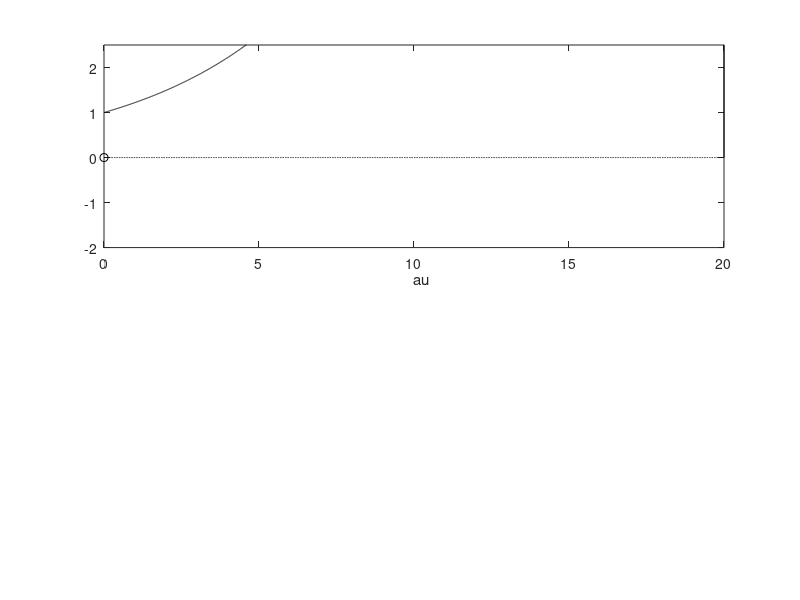

Write MATLAB code to recreate this figure. (Note: this script raises an error after producing the figure.)
%A.1
R = [1e4, 1e4, 1e4]; 
C=[1e-6,1e-6]; %sets the componenet values
A = [1,(1/R(1)+1/R(2)+1/R(3))/C(2), 1/(R(1)*R(2)*C(1)*C(2))];   %determine the coeffecients for characteristic equation
lambda = roots(A);
poly(lambda);

%A.2
%reusing the A.1 code lol cus im lazy lke that
t = [0:0.0005:0.1];
u = @(t) 1.0*(t>=0);
h = @(t) (C(1).*exp(lambda(1).*t)+C(2).*exp(lambda(2).*t)).*(u(t));

plot(t,h(t));
title("lambda");
xlabel("t");
ylabel("rad");

%C.1
t = [-1:0.001:5];

u = @(t) 1.0.*(t>=0);
h1 = @(t) exp(t/5).*u(t);
h2 = @(t) 4*exp(-t/5).*u(t);
h3 = @(t) 4*exp(-t).*u(t);
h4 = @(t) 4*(exp(-t/5)-exp(-t)).*u(t);

plot(t,h1(t));
xlabel("t");
ylabel("h(t)");
hold on;

plot(t,h2(t));
plot(t,h3(t));
plot(t,h4(t));
legend('h1', 'h2', 'h3', 'h4');
%plots all the graphs on the same figure
hold off;

%C.2
%Eigenvalues for systems S1 - S4

%S1:  = 1/5
%S2:  = -1/5
%S3:  = -1
%S4: 1 = -1/5,   2 = -1 

%c.3

%S.1:
% C3 code for h1
u = @(t) 1.0*(t>=0);
x = @(t) sin(5*t).*(u(t)-u(t-3));
h = @(t) exp(t/5).*(u(t)-u(t-20));
%B1 modified
dtau = 0.005;
tau = 0:dtau:20; ti=0;
tvec = 0:0.1:20;
y = NaN*zeros(1,length(tvec));
for t = tvec,
   ti = ti+1;
   xh = x(t-tau).*h(tau);
   lxh = length(xh);
   y(ti)= sum(xh.*dtau);
   %Approximation of convolution integral
   subplot(2,1,1), plot(tau,h(tau), "k-",tau,x(t-tau),"k--",t,0,"ok")
   axis([tau(1) tau(end) -2.0 2.5]);
   patch([tau(1:end-1);tau(1:end-1);tau(2:end);tau(2:end)], ...
   [zeros(1,lxh-1);xh(1:end-1);xh(2:end);zeros(1,lxh-1)],...
   [.8 .8 .8], "edgecolor","none");
   xlabel("\tau"); title("h(\tau) [solid], x(t-\tau) [dashed], " + ...
       "h(\tau)x(t-\tau) [gray]");
   c = get(gca, 'children'); set(gca, 'children', [c(2);c(3);c(4);c(1)]);
   subplot(2,1,2),plot(tvec,y,"k",tvec(ti),y(ti),"ok");
   xlabel("t"); ylabel("y(t) = \int h(\tau)x(t-\tau) d\tau");
   axis([tau(1) tau(end) -1.0 2.0]); grid;
   drawnow;
end

%S.2:
% C3 code for h2
u = @(t) 1.0*(t>=0);
x = @(t) sin(5*t).*(u(t)-u(t-3));
h = @(t) 4*exp(-t/5).*(u(t)-u(t-20));
%B1 modified
dtau = 0.005;
tau = 0:dtau:20; ti=0;
tvec = 0:0.1:20;
y = NaN*zeros(1,length(tvec));
for t = tvec,
   ti = ti+1;
   xh = x(t-tau).*h(tau);
   lxh = length(xh);
   y(ti)= sum(xh.*dtau);
   %Approximation of convolution integral
   subplot(2,1,1), plot(tau,h(tau), "k-",tau,x(t-tau),"k--",t,0,"ok")
   axis([tau(1) tau(end) -2.0 2.5]);
   patch([tau(1:end-1);tau(1:end-1);tau(2:end);tau(2:end)], ...
   [zeros(1,lxh-1);xh(1:end-1);xh(2:end);zeros(1,lxh-1)],...
   [.8 .8 .8], "edgecolor","none");
   xlabel("\tau"); title("h(\tau) [solid], x(t-\tau) [dashed], " + ...
       "h(\tau)x(t-\tau) [gray]");
   c = get(gca, 'children'); set(gca, 'children', [c(2);c(3);c(4);c(1)]);
   subplot(2,1,2),plot(tvec,y,"k",tvec(ti),y(ti),"ok");
   xlabel("t"); ylabel("y(t) = \int h(\tau)x(t-\tau) d\tau");
   axis([tau(1) tau(end) -1.0 2.0]); grid;
   drawnow;
end

%S.3:
% C3 code for h3
u = @(t) 1.0*(t>=0);
x = @(t) sin(5*t).*(u(t)-u(t-3));
h = @(t) 4*exp(-t).*(u(t)-u(t-20));
%B1 modified
dtau = 0.005;
tau = 0:dtau:20; ti=0;
tvec = 0:0.1:20;
y = NaN*zeros(1,length(tvec));
for t = tvec,
   ti = ti+1;
   xh = x(t-tau).*h(tau);
   lxh = length(xh);
   y(ti)= sum(xh.*dtau);
   %Approximation of convolution integral
   subplot(2,1,1), plot(tau,h(tau), "k-",tau,x(t-tau),"k--",t,0,"ok")
   axis([tau(1) tau(end) -2.0 2.5]);
   patch([tau(1:end-1);tau(1:end-1);tau(2:end);tau(2:end)], ...
   [zeros(1,lxh-1);xh(1:end-1);xh(2:end);zeros(1,lxh-1)],...
   [.8 .8 .8], "edgecolor","none");
   xlabel("\tau"); title("h(\tau) [solid], x(t-\tau) [dashed], " + ...
       "h(\tau)x(t-\tau) [gray]");
   c = get(gca, 'children'); set(gca, 'children', [c(2);c(3);c(4);c(1)]);
   subplot(2,1,2),plot(tvec,y,"k",tvec(ti),y(ti),"ok");
   xlabel("t"); ylabel("y(t) = \int h(\tau)x(t-\tau) d\tau");
   axis([tau(1) tau(end) -1.0 2.0]); grid;
   drawnow;
end

%S.4:
% C3 code for h4
u = @(t) 1.0*(t>=0);
x = @(t) sin(5*t).*(u(t)-u(t-3));
h = @(t) 4*(exp(-t/5)-exp(-t)).*(u(t)-u(t-20));
%B1 modified
dtau = 0.005;
tau = 0:dtau:20; ti=0;
tvec = 0:0.1:20;
y = NaN*zeros(1,length(tvec));
for t = tvec,
   ti = ti+1;
   xh = x(t-tau).*h(tau);
   lxh = length(xh);
   y(ti)= sum(xh.*dtau);
   %Approximation of convolution integral
   subplot(2,1,1), plot(tau,h(tau), "k-",tau,x(t-tau),"k--",t,0,"ok")
   axis([tau(1) tau(end) -2.0 2.5]);
   patch([tau(1:end-1);tau(1:end-1);tau(2:end);tau(2:end)], ...
   [zeros(1,lxh-1);xh(1:end-1);xh(2:end);zeros(1,lxh-1)],...
   [.8 .8 .8], "edgecolor","none");
   xlabel("\tau"); title("h(\tau) [solid], x(t-\tau) [dashed], " + ...
       "h(\tau)x(t-\tau) [gray]");
   c = get(gca, 'children'); set(gca, 'children', [c(2);c(3);c(4);c(1)]);
   subplot(2,1,2),plot(tvec,y,"k",tvec(ti),y(ti),"ok");
   xlabel("t"); ylabel("y(t) = \int h(\tau)x(t-\tau) d\tau");
   axis([tau(1) tau(end) -1.0 2.0]); grid;
   drawnow;
end

%I observed that the convolutions were similar to the graph sin(t) with 
%the duration of the convolution signal being the sum of the duration of 
%the individual functions themselves. There is a relationship present between all the systems, 
%notably S2 & S3 have a similar convolution. S2, S3, and S4 convolution clearly displays an eventual decay, 
%and this makes sense as the roots (eigenvalues) are negative indicating that the system would be stable (BIBO).


%D.1
%put in the calculations (hand or smth)

%D.2
%the duration of the convolution is equal to the sum of the duration of the
%functions
